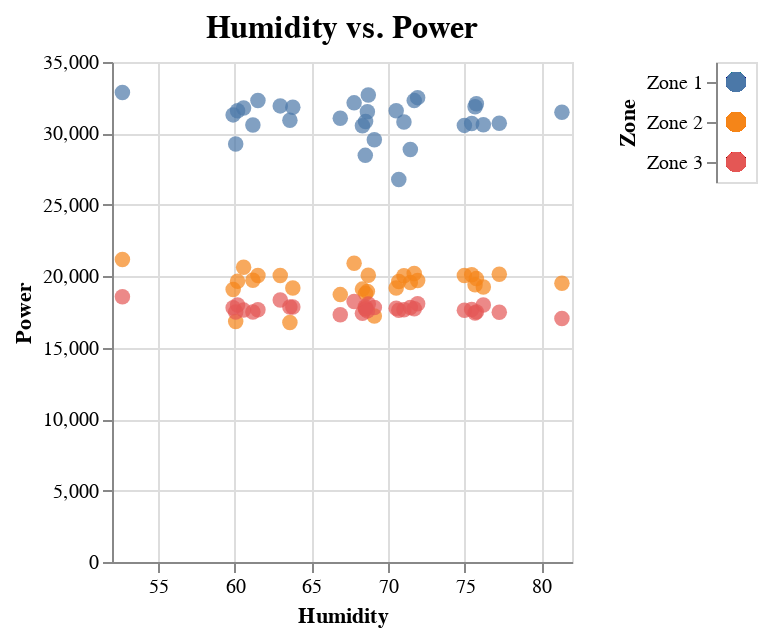

Notebook source saved alongside this figure:
### Code cell
hum_s | legend

### Figure 1 — Vega-Lite specification as saved in the notebook (floating-point values rounded to 4 significant figures; data arrays with more than 128 entries replaced by an {"elided": "..."} marker saying what was removed)
{"config": {"view": {"continuousWidth": 300, "continuousHeight": 300}}, "hconcat": [{"mark": {"type": "circle", "size": 60}, "encoding": {"color": {"condition": {"param": "param_1", "field": "Zone", "legend": null, "type": "nominal"}, "value": "lightgray"}, "tooltip": [{"field": "Power", "type": "quantitative"}], "x": {"field": "Humidity", "scale": {"zero": false}, "type": "quantitative"}, "y": {"field": "Power", "title": "Power", "type": "quantitative"}}, "height": 250, "name": "view_17", "title": {"text": "Humidity vs. Power", "fontSize": 16}, "transform": [{"filter": {"param": "param_2"}}], "width": 230}, {"mark": {"type": "circle", "size": 100}, "encoding": {"color": {"condition": {"param": "param_1", "field": "Zone", "legend": null, "type": "nominal"}, "value": "lightgray"}, "y": {"axis": {"orient": "left"}, "field": "Zone", "type": "nominal"}}, "name": "view_18"}], "data": {"name": "data-77cfe6893ca9d5b8bc53945969f69a87"}, "params": [{"name": "param_1", "select": {"type": "point", "fields": ["Zone"]}, "views": ["view_17", "view_18"]}, {"name": "param_2", "select": {"type": "point", "fields": ["Month"]}, "bind": {"input": "range", "max": 12, "min": 1, "name": "Month:", "step": 1}, "value": 1, "views": ["view_17"]}], "$schema": "https://vega.github.io/schema/vega-lite/v5.16.3.json", "datasets": {"data-77cfe6893ca9d5b8bc53945969f69a87": {"elided": "1092 records"}}}
